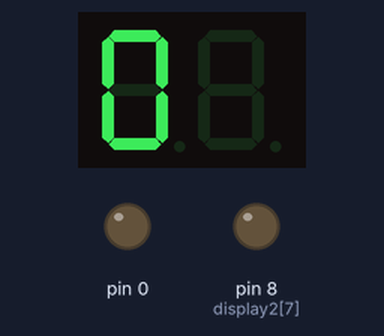
Bench run of a sketch on a simulated Arduino Uno, built with avr-gcc and run on an emulated ATmega328P. On the bench: 2-digit seven-segment display, output pins drawn as LEDs (lit = HIGH). Wiring (inferred from the names in the program): 2-digit 7-segment display, segments lit when HIGH: segments pin 7, pin 6, pin 5, pin 4, pin 3, pin 2, pin 1, A2, A1, A0, pin 13, pin 12, pin 11, pin 10, pin 9. The segment pins are drawn as the display they are named for; pins used as bus, display or sensor lines are not drawn.

Above: at 0.1 s.
At 9.9 s:
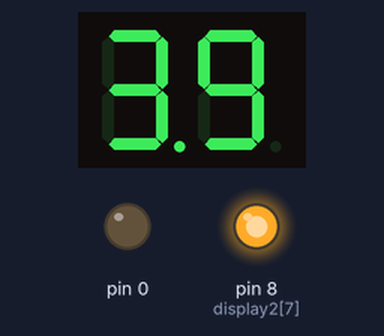
At 19.9 s:
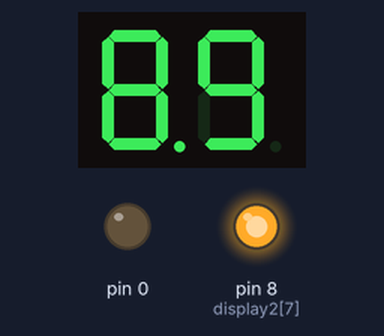
At 39.7 s:
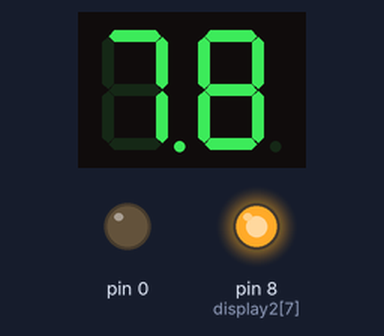
Timing chart, 0 to 40.0 s (numbered marks = the images above):
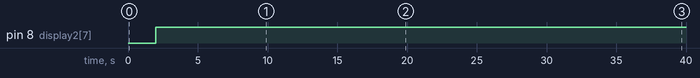

The sketch:

2Den_Led7Doan.ino
```cpp
int display0[] = {7, 6, 5, 4, 3, 2, 1, A2};
int display1[] = {7, 6, 5, 4, 3, 2, 1, A2};
int display2[] = {A1, A0, 13, 12, 11, 10, 9, 8};

int nums0[10][8]  = {
  {1, 1, 1, 1, 1, 1, 0, 0}, // 0
  {0, 1, 1, 0, 0, 0, 0, 0}, // 1
  {1, 1, 0, 1, 1, 0, 1, 0}, // 2
  {1, 1, 1, 1, 0, 0, 1, 0}, // 3
  {0, 1, 1, 0, 0, 1, 1, 0}, // 4
  {1, 0, 1, 1, 0, 1, 1, 0}, // 5
  {1, 0, 1, 1, 1, 1, 1, 0}, // 6
  {1, 1, 1, 0, 0, 0, 0, 0}, // 7
  {1, 1, 1, 1, 1, 1, 1, 0}, // 8
  {1, 1, 1, 1, 0, 1, 1, 0}  // 9
};

int nums[10][8]  = {
  {1, 1, 1, 1, 1, 1, 0, 1}, // 0
  {0, 1, 1, 0, 0, 0, 0, 1}, // 1
  {1, 1, 0, 1, 1, 0, 1, 1}, // 2
  {1, 1, 1, 1, 0, 0, 1, 1}, // 3
  {0, 1, 1, 0, 0, 1, 1, 1}, // 4
  {1, 0, 1, 1, 0, 1, 1, 1}, // 5
  {1, 0, 1, 1, 1, 1, 1, 1}, // 6
  {1, 1, 1, 0, 0, 0, 0, 1}, // 7
  {1, 1, 1, 1, 1, 1, 1, 1}, // 8
  {1, 1, 1, 1, 0, 1, 1, 1}  // 9
};

const byte dot = A2;
const int showTime = 200;

void setup() {
  pinMode(dot, OUTPUT);
  for(byte i = 0; i < 9; i++){
    pinMode(display0[i], OUTPUT);
    pinMode(display1[i], OUTPUT);
    pinMode(display2[i], OUTPUT);
  }
}

void loop() {
  for(byte i = 0; i < 10; i++) {
    displayNum(display0, nums0[i]);
    delay(showTime);
  }

  for(byte i = 0; i < 10; i++) {
    displayNum(display1, nums[i]);

    for(byte j = 0; j < 10; j++) {
      displayNum(display2, nums[j]);
      delay(showTime);
    }
  }
}

void displayNum(int display[], int num[]) {
  for(byte i = 0; i < 8; i++)
    digitalWrite(display[i], num[i]);
}
```

Measured:
- by itself, pin 8 (display2[7]): LOW → HIGH at 2.0 s
